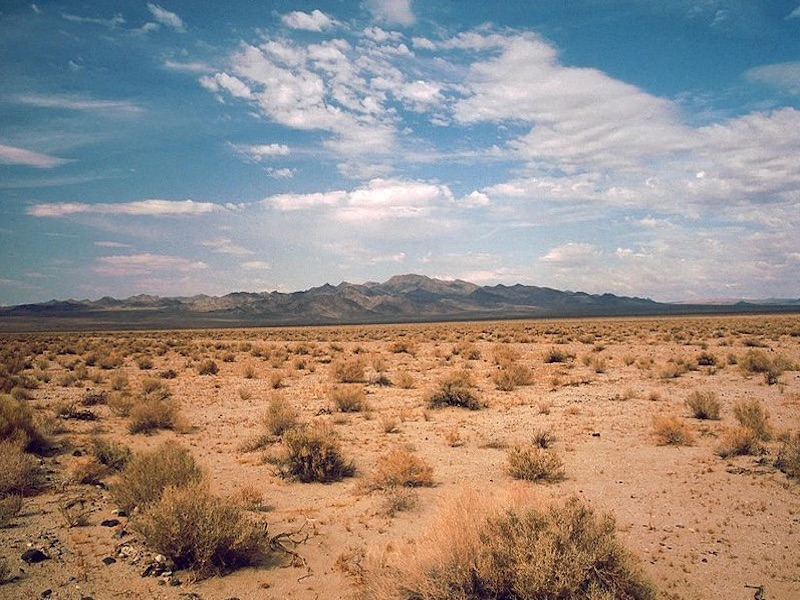
#> input picture images/desert.jpg, 800 x 600 px
$ python 'CSE 110 - W08 Milestone.py'
#> lines starting #> are read from the running program, lines starting #| are printed output that depends on the picture
from PIL import Image

image_desert = Image.open('images/desert.jpg')
#> image_desert is the input picture: PIL image 800x600 RGB; mean R, G, B 151.6, 139.6, 131.6
image_cactus = Image.open('images/cactus.jpg')
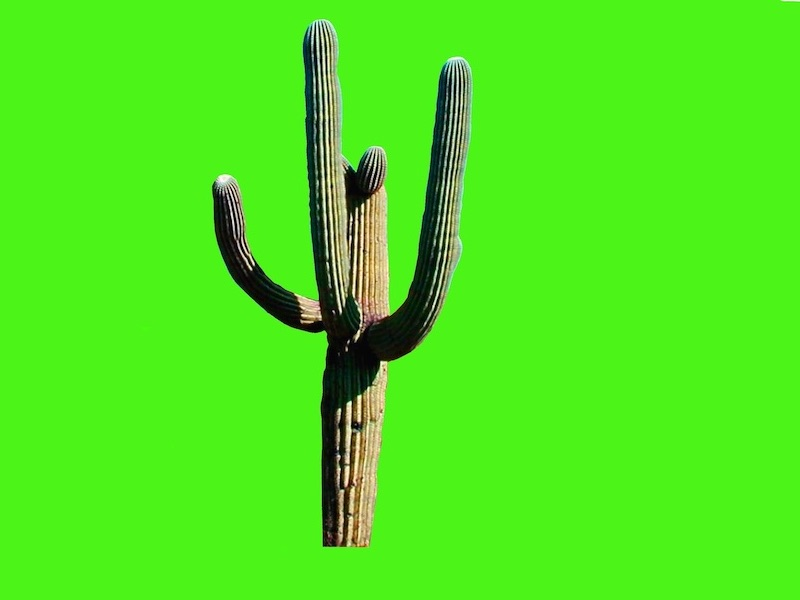
#> input picture images/cactus.jpg, 800 x 600 px
#> image_cactus is the input picture: PIL image 800x600 RGB; mean R, G, B 77.7, 229.6, 28.9
image_cat = Image.open('images/cat_small.jpg')
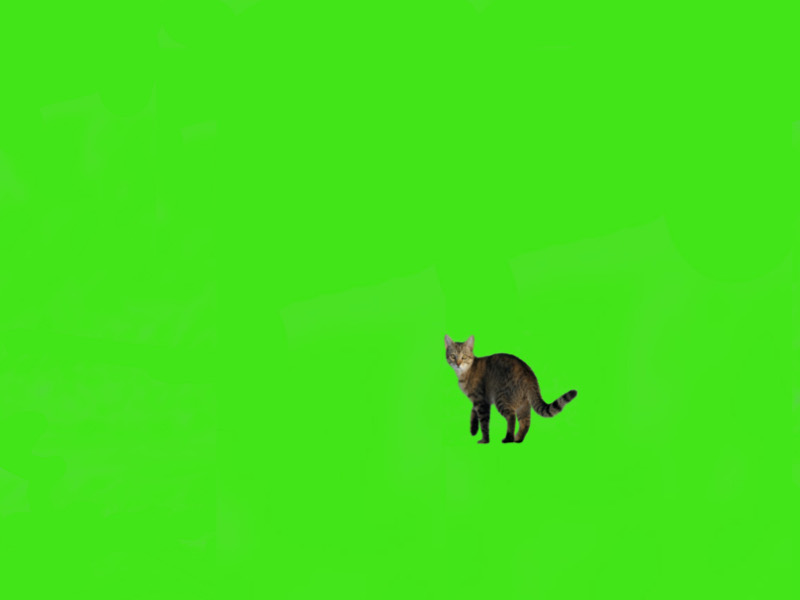
#> input picture images/cat_small.jpg, 800 x 600 px
#> image_cat is the input picture: PIL image 800x600 RGB; mean R, G, B 67.3, 226.4, 25.7
image_hiker = Image.open('images/hiker.jpg')
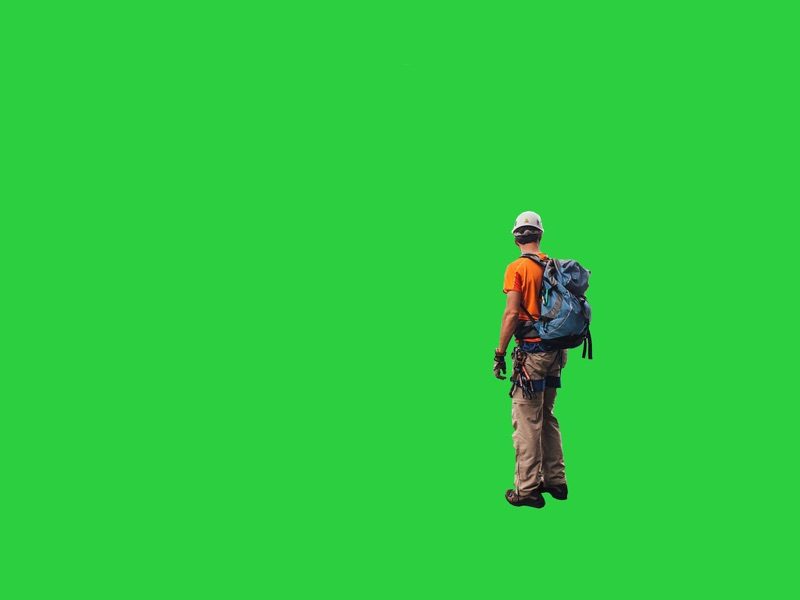
#> input picture images/hiker.jpg, 800 x 600 px
#> image_hiker is the input picture: PIL image 800x600 RGB; mean R, G, B 45.8, 202.4, 64.2

pixels_desert = image_desert.load()
pixels_cactus = image_cactus.load()
pixels_cat = image_cat.load()
pixels_hiker = image_hiker.load()

(width, height) = image_desert.size
#> width = 800; height = 600

for x in range(0, width):
    for y in range(0, height):
        (r, g, b) = pixels_cat[x, y]

        if g < 150:
            new_blue = b + 100
            new_red = r + 100
            new_green = g + 100

            pixels_cat[x, y] = (new_red, g, b)

for x in range(0, width):
    for y in range(0, height):
        (r, g, b) = pixels_hiker[x, y]

        if g < 150:
            new_blue = b + 100
            new_red = r + 100
            new_green = g + 100

            pixels_hiker[x, y] = (r, g, new_blue)

for x in range(0, width):
    for y in range(0, height):
        (r, g, b) = pixels_cactus[x, y]

        if r < 150 and b < 150 and g > 100:
            pixels_cactus[x, y] = pixels_hiker[x - 100, y]

for x in range(0, width):
    for y in range(0, height):
        (r, g, b) = pixels_cactus[x, y]

        if r < 150 and b < 150 and g > 100:
            pixels_cactus[x, y] = pixels_cat[x, y]

for x in range(0, width):
    for y in range(0, height):
        (r, g, b) = pixels_cactus[x, y]

        if r < 150 and b < 150 and g > 100:
            pixels_cactus[x, y] = pixels_desert[x, y]


image_cactus.save('W08Milestone.jpg')
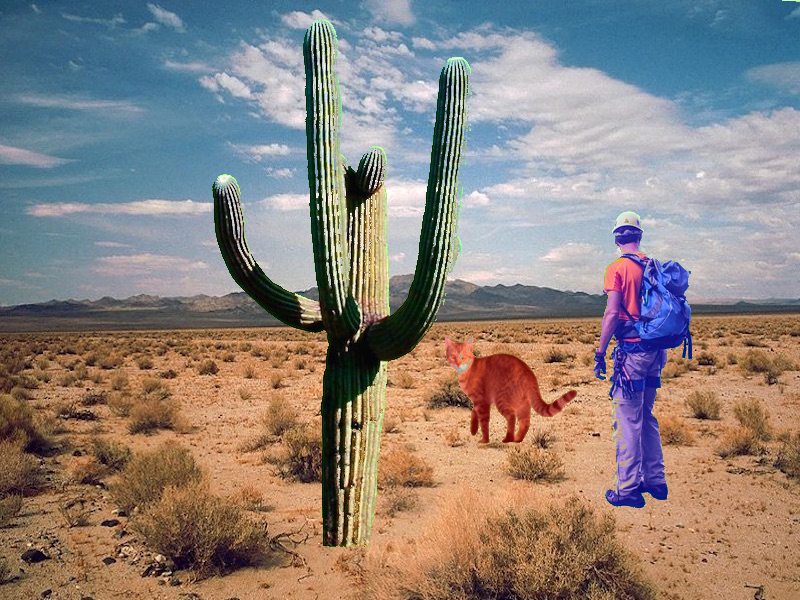
#> saved as W08Milestone.jpg: PIL image 800x600 RGB; mean R, G, B 140.6, 130.4, 124.7
# image_cactus.show()
